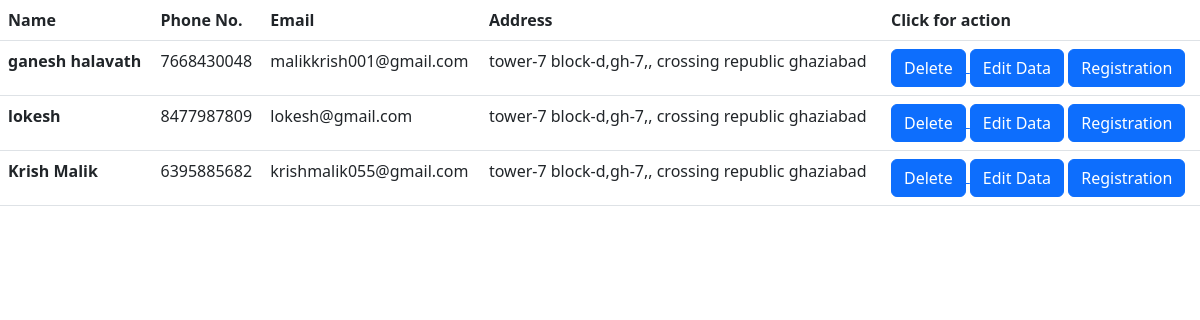
The page /Show/ on the database its author committed.
### crudapp/models.py (models this page shows, shortened)
class StudentModel(models.Model):
    name=models.CharField(max_length=50,verbose_name="Your Name ")
    phone=models.BigIntegerField(verbose_name="Phone No.")
    email=models.EmailField(max_length=50,verbose_name="Email")
    address=models.TextField(verbose_name="My address")
    class Meta:
        db_table="stdent_dtl"

### crudapp/views.py (the view)
# urls.py: path('Show/',views.show,name="show"),
def show(request):
    info=StudentModel.objects.all()
    return render(request,'show.html',{'key':info})

### crudapp/templates/show.html (shortened to what this page needs)
{% extends 'base.html' %}
{% block body %}
<table class="table">
    <thead>
      <tr>
        <th scope="col">Name</th>
        <th scope="col">Phone No.</th>
        <th scope="col">Email</th>
        <th scope="col">Address</th>
        <th scope="col">Click for action</th>
      </tr>
    </thead>
    <tbody>
    {% for data in key  %}
    <tr>
        <th scope="row">{{data.name}}</th>
        <td>{{data.phone}}</td>
        <td>{{data.email}}</td>
        <td>{{data.address}}</td>
       <td> <a href="{% url 'delete' data.id %}"><input type="button" class="btn btn-primary" value="Delete"> </a>
        <a href="{% url 'edit' data.id %}"> <input type="button" class="btn btn-primary" value="Edit Data"></a>
        <a href="{% url 'register' %}"> <input type="button" class="btn btn-primary" value="Registration"></a>
       </td>
    </tr>
    {% endfor %}
    </tbody>
{% endblock body %}

### crudapp/templates/base.html (shortened to what this page needs)
<!DOCTYPE html>
{% load static %}
<html lang="en">
<head>
    <link href="https://cdn.jsdelivr.net/npm/bootstrap@5.3.0-alpha3/dist/css/bootstrap.min.css" rel="stylesheet">
</head>
<body>
  {% block body %}
  {% endblock body %}
</body>
</html>

### rows shown on the page
StudentModel: name "ganesh halavath", phone "7668430048", email "malikkrish001@gmail.com", address "tower-7 block-d,gh-7,, crossing republic ghaziabad"
StudentModel: name "lokesh", phone "8477987809", email "lokesh@gmail.com", address "tower-7 block-d,gh-7,, crossing republic ghaziabad"
StudentModel: name "Krish Malik", phone "6395885682", email "krishmalik055@gmail.com", address "tower-7 block-d,gh-7,, crossing republic ghaziabad"
